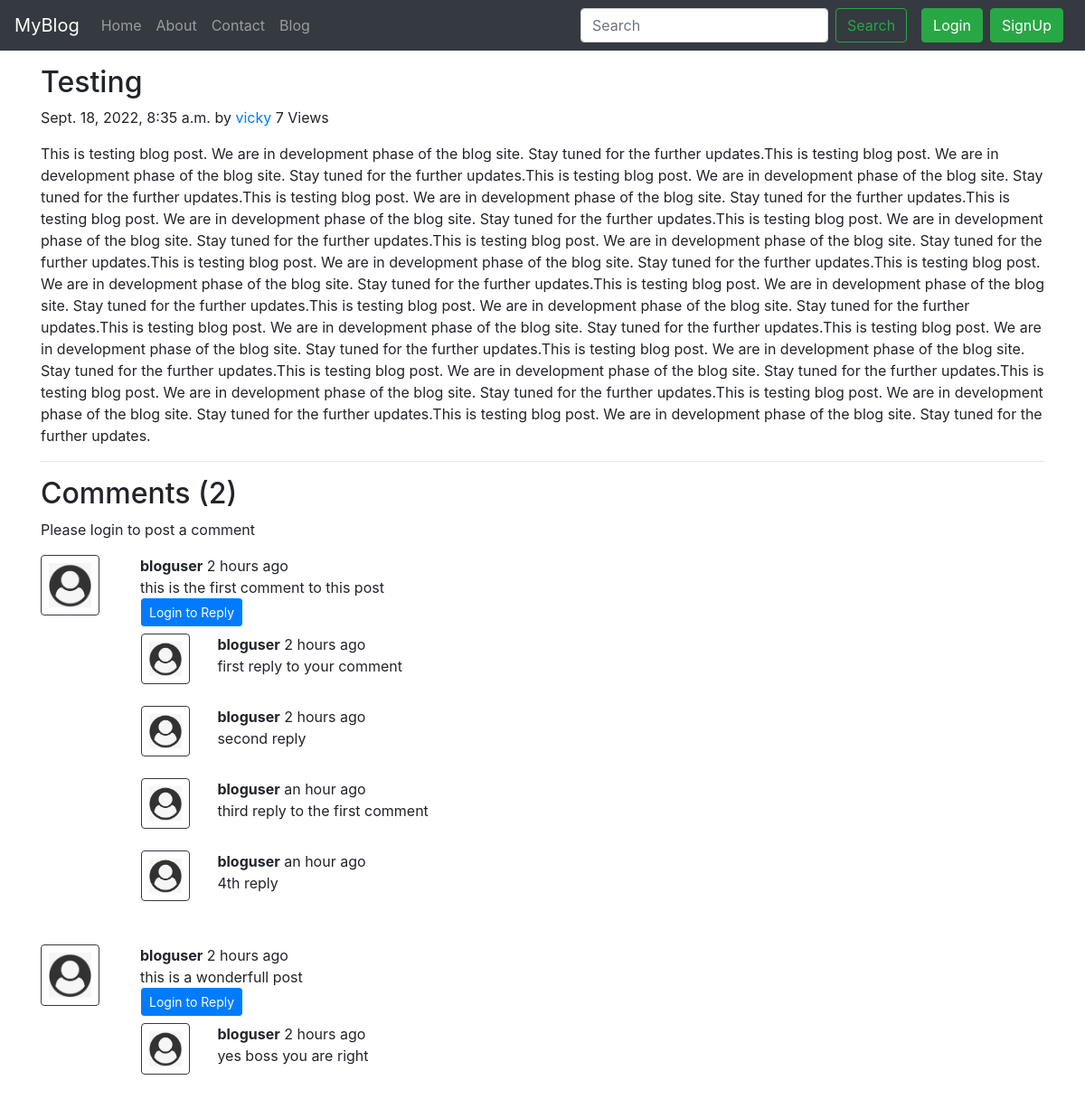
Page /blog/testing post on the committed database.
### myblog/models.py (models this page shows, shortened)
class Post(models.Model):
    sno= models.AutoField(primary_key=True)
    title= models.CharField(max_length=255)
    slug= models.CharField(max_length=150)
    content= models.TextField()
    views = models.IntegerField(default=0)
    author= models.CharField(max_length=100)
    timeStamp=models.DateTimeField(blank=True)

class BlogComment(models.Model):
    sno = models.AutoField(primary_key=True)
    comment = models.TextField()
    user = models.ForeignKey(User, on_delete=models.CASCADE)
    post = models.ForeignKey(Post, on_delete=models.CASCADE)
    parent = models.ForeignKey('self', on_delete=models.CASCADE, null = True)
    timestamp = models.DateTimeField(default=now)

### myblog/views.py (the view)
# urls.py: path('<str:slug>', views.blogPost, name='blogPost'),
def blogPost(request, slug):
    post = Post.objects.filter(slug = slug).first()
    post.views = post.views + 1
    post.save()
    comments = BlogComment.objects.filter(post = post, parent = None)
    replies = BlogComment.objects.filter(post = post).exclude(parent=None)
    replyDict = {}
    for reply in replies:
        if reply.parent.sno not in replyDict.keys():
            replyDict[reply.parent.sno] = [reply]
        else:
            replyDict[reply.parent.sno].append(reply)
    context = {'post':post, 'comments':comments, 'user' : request.user, 'replyDict':replyDict}
    return render(request, 'myblog/blogPost.html', context)

### myblog/templatetags/extras.py (called while the page is built)
@register.filter(name='get_val')
def get_val(dict, key):
    return dict.get(key)

### templates/myblog/blogPost.html (shortened to what this page needs)
{% extends 'base.html' %}
{% block body %}
{% load humanize %}
{% load extras %}
<div class="container my-3">
  <h2 class="blog-post-title">{{post.title}}</h2>
  <p class="blog-post-meta">{{post.timeStamp}} by <a href="/about">{{post.author}}</a> <span> {{post.views}} Views</span></p>
  <p>{{post.content}}</p>
  <hr>
</div>
<div class="container">
  <h2> Comments ({{comments.count}}) </h2>
  <div class="my-2">
    {% if user.is_authenticated %}
    <form action="/blog/postComment" method="post">
      {% csrf_token %}
      <div class="form-group">
        <label for="exampleInputEmail1">Post Comment </label>
        <input type="text" class="form-control" name="comment" placeholder="Enter comment here">
      </div>
      <input type="hidden" name="postSno" value="{{post.sno}}">
      <input type="hidden" name="parentSno" value="">
      <button type="submit" class="btn btn-primary">Submit</button>
    </form>
    {% else %}
    Please login to post a comment
    {% endif %}
  </div>
  {% for comment in comments %}
  <div class="row my-3">
    <div class="col-md-1  ">
      <img class="rounded mx-auto d-block w-100 border border-dark p-2" src="/static/img/user.png" alt="user">
    </div>
    <div class="col-md-11 ">
      <div class="col-md-11"><b>{{comment.user.username}}</b> {{comment.timestamp | naturaltime}} <br>{{comment.comment}}</div>
      <div class="reply mx-0">
        {% if user.is_authenticated %}
        <button class="btn btn-sm btn-primary ml-3" type="button" data-toggle="collapse"
          data-target="#replyBox{{comment.sno}}" aria-expanded="false" aria-controls="replyBox{{comment.sno}}">
          Reply
        </button>
        <div class="collapse" id="replyBox{{comment.sno}}">
          <div class="card card-body my-2">
            <form action="/blog/postComment" method="post">
              {% csrf_token %}
              <div class="form-group">
                <label for="comment">Post a reply </label>
                <input type="text" class="form-control" name="comment" placeholder="Enter comment here">
                <input type="hidden" name="parentSno" value="{{comment.sno}}">
              </div>
              <input type="hidden" name="postSno" value="{{post.sno}}">
              <button type="submit" class="btn btn-primary">Submit</button>
            </form>
          </div>
        </div>
        {% else %}
        <button class="btn btn-sm btn-primary ml-3" type="button" data-toggle="collapse"
        data-target="#replyBox{{comment.sno}}" aria-expanded="false" aria-controls="replyBox{{comment.sno}} ">
        Login to Reply
      </button>
        {% endif %}
        <div class="replies my-2 mx-3">
          {% for reply in replyDict|get_val:comment.sno %}
          <div class="row">
            <div class="col-md-1  ">
              <img class="rounded mx-auto d-block w-100 border border-dark p-2" src="/static/img/user.png" alt="user">
            </div>
            <div class="col-md-11"><b>{{reply.user.username}}</b> {{reply.timestamp | naturaltime}} <br>{{reply.comment}}</div>
          </div>
          <br>
          {% endfor %}
        </div>
      </div>
    </div>
  </div>
  {% endfor %}
</div>
{% endblock %}

### rows in the picture
Post: title "Testing", timeStamp "Sept. 18, 2022, 8:35 a.m.", author "vicky", views "7", content "This is testing blog post. We are in development phase of the blog site. Stay tuned for the further updates.This is testing blog post. We are in development phase of the blog site. Stay tuned for the further updates.This is testing blog post. We are in development phase of the blog site. Stay tuned for the further updates.This is testing blog post. We are in development phase of the blog site. Stay tuned for the further updates.This is testing blog post. We are in development phase of the blog site. Stay tuned for the further updates.This is testing blog post. We are in development phase of the blog site. Stay tuned for the further updates.This is testing blog post. We are in development…"
BlogComment: user.username "bloguser", timestamp "2 hours ago", comment "this is the first comment to this post"
BlogComment: user.username "bloguser", timestamp "2 hours ago", comment "first reply to your comment"
BlogComment: user.username "bloguser", timestamp "2 hours ago", comment "second reply"
BlogComment: user.username "bloguser", timestamp "an hour ago", comment "third reply to the first comment"
BlogComment: user.username "bloguser", timestamp "an hour ago", comment "4th reply"
BlogComment: user.username "bloguser", timestamp "2 hours ago", comment "this is a wonderfull post"
BlogComment: user.username "bloguser", timestamp "2 hours ago", comment "yes boss you are right"

### other values in the picture
{{ comments.count }} "2"
